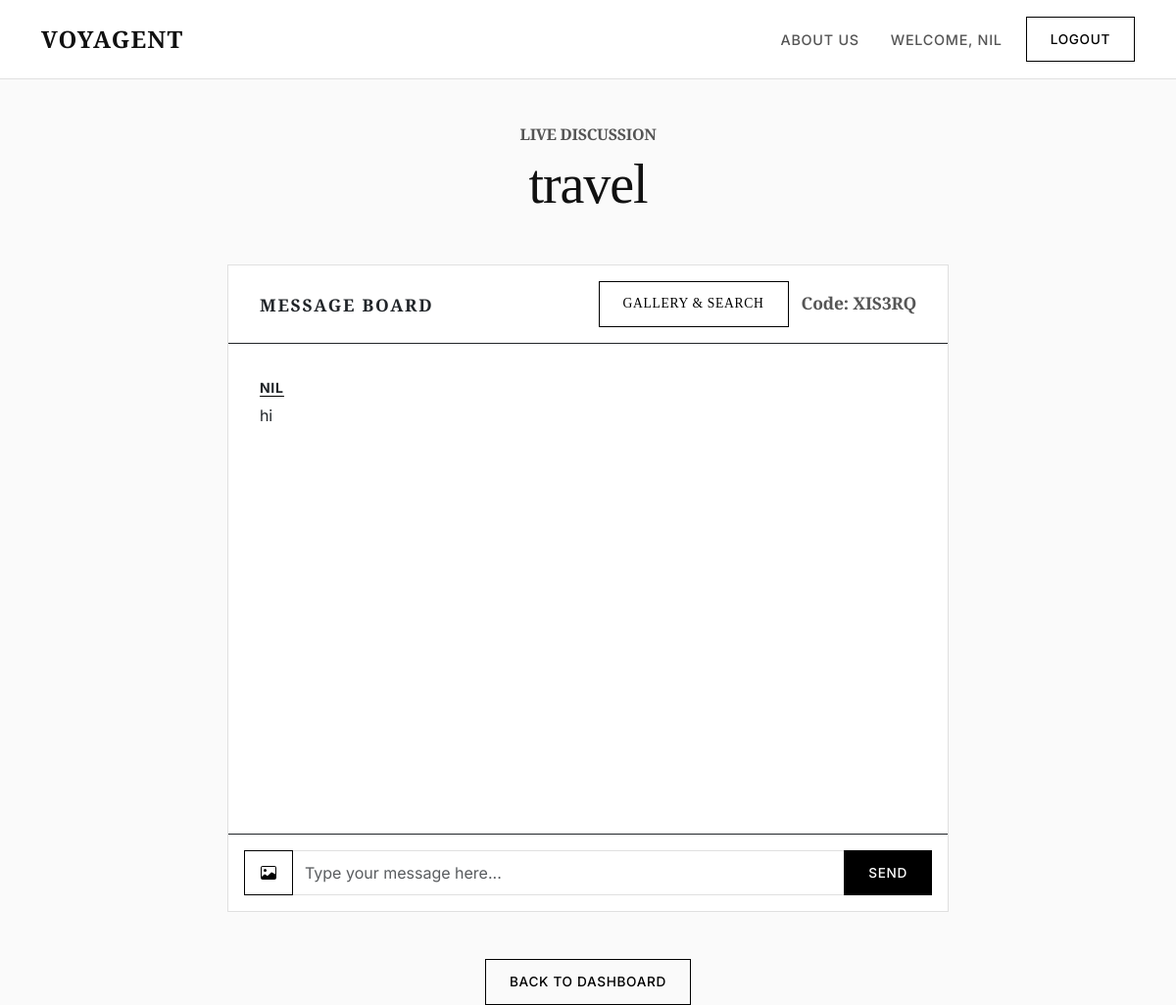
Page /chat/XIS3RQ/ (signed in) on the committed database.
### groups/models.py (models this page shows, shortened)
class ChatGroup(models.Model):
    name = models.CharField(max_length=100)
    code = models.CharField(max_length=8, unique=True, default=generate_unique_code)
    creator = models.ForeignKey(User, on_delete=models.CASCADE, related_name='created_groups')
    members = models.ManyToManyField(User, related_name='chat_groups')
    is_locked = models.BooleanField(default=False)
    created_at = models.DateTimeField(auto_now_add=True)

### chat/models.py (models this page shows, shortened)
class Message(models.Model):
    group = models.ForeignKey(ChatGroup, on_delete=models.CASCADE, related_name='messages')
    sender = models.ForeignKey(User, on_delete=models.CASCADE)
    content = models.TextField()
    timestamp = models.DateTimeField(auto_now_add=True)
    class Meta:
        ordering = ['timestamp']

### chat/views.py (the view)
# urls.py: path('<str:group_code>/', views.chat_room, name='chat_room'),
@login_required
def chat_room(request, group_code):
    group = get_object_or_404(ChatGroup, code=group_code)
    if request.user not in group.members.all():
        messages.error(request, "You are not a member of this group.")
        return redirect('home')
    messages_list = group.messages.all()
    return render(request, 'chat/room.html', {
        'group': group,
        'messages_list': messages_list
    })

### chat/templates/chat/room.html (shortened to what this page needs)
{% extends 'base.html' %}
{% block content %}
<div class="row justify-content-center mt-5">
    <div class="col-lg-8">
        <h6 class="text-uppercase text-muted-editorial letter-spacing-wide mb-2 text-center">Live Discussion</h6>
        <h1 class="display-4 font-weight-bold mb-5 text-center" style="font-family: var(--font-heading);">{{ group.name }}</h1>
        <div class="card card-editorial border-editorial mb-5">
            <div class="card-header bg-transparent border-bottom border-dark py-3 d-flex justify-content-between align-items-center">
                <span class="text-uppercase small fw-bold" style="letter-spacing: 0.1em;">Message Board</span>
                <div>
                    <button type="button" class="btn btn-sm btn-editorial-outline me-2" data-bs-toggle="modal" data-bs-target="#galleryModal">
                        Gallery & Search
                    </button>
                    <span class="text-muted-editorial small">Code: {{ group.code }}</span>
                </div>
            </div>
            <div class="card-body chat-box" id="chat-log" style="height: 500px; overflow-y: auto; background-color: var(--surface-color);">
                {% for message in messages_list %}
                    <div class="mb-3">
                        <strong class="text-uppercase small" style="letter-spacing: 0.05em; border-bottom: 1px solid var(--accent-color);">{{ message.sender.username }}</strong><br>
                        <span class="fs-6 mt-1 d-inline-block">{{ message.content }}</span>
                    </div>
                {% endfor %}
            </div>
            <div class="card-footer bg-transparent border-top border-dark p-3">
                <div class="input-group">
                    <label class="btn btn-editorial-outline d-flex align-items-center justify-content-center px-3 mb-0" style="cursor: pointer;" title="Upload Photo">
                    </label>
                    <input type="text" id="chat-message-input" class="form-control border-editorial rounded-0 py-2" placeholder="Type your message here...">
                    <button class="btn btn-editorial px-4" id="chat-message-submit" type="button">Send</button>
                </div>
            </div>
        </div>
        <div class="text-center">
            <a href="{% url 'group_detail' group.code %}" class="btn btn-editorial-outline">Back to Dashboard</a>
        </div>
    </div>
</div>
{% endblock %}

### templates/base.html (shortened to what this page needs)
<!DOCTYPE html>
<html lang="en">
<head>
    <link href="https://cdn.jsdelivr.net/npm/bootstrap@5.3.0/dist/css/bootstrap.min.css" rel="stylesheet">
    {% load static %}
    <link rel="stylesheet" href="{% static 'css/style.css' %}">
</head>
<body>
    <nav class="navbar navbar-expand-lg navbar-editorial fixed-top">
        <div class="container">
            <a class="navbar-brand" href="{% url 'home' %}">Voyagent</a>
            <div class="collapse navbar-collapse" id="navbarNav">
                <ul class="navbar-nav ms-auto align-items-center">
                    <li class="nav-item">
                        <a class="nav-link me-3" href="{% url 'about_us' %}">About Us</a>
                    </li>
                    {% if user.is_authenticated %}
                        <li class="nav-item">
                            <span class="nav-link me-3">Welcome, {{ user.username }}</span>
                        </li>
                        <li class="nav-item">
                            <form method="post" action="{% url 'logout' %}">
                                <button type="submit" class="btn btn-editorial-outline btn-sm">Logout</button>
                            </form>
                        </li>
                    {% endif %}
                </ul>
            </div>
        </div>
    </nav>
    <div class="container mt-4">
        {% block content %}{% endblock %}
    </div>
</body>
</html>

### static/css/style.css (style rules this page uses)
:root { --bg-color: #FAFAFA; --surface-color: #FFFFFF; --text-primary: #111111; --text-secondary: #555555; --border-color: #E0E0E0; --accent-color: #000000; --font-heading: 'Playfair Display', serif; --font-body: 'Inter', sans-serif; --spacing-xs: 0.5rem; --spacing-sm: 1rem; --spacing-md: 2rem; --spacing-lg: 4rem; --spacing-xl: 6rem; }
body { background-color: var(--bg-color); color: var(--text-primary); font-family: var(--font-body); line-height: 1.6; letter-spacing: -0.01em; padding-top: 80px; }
h1, h2, h3, h4, h5, h6 { font-family: var(--font-heading); font-weight: 700; letter-spacing: -0.02em; color: var(--text-primary); }
.display-1, .display-2, .display-3, .display-4, .display-5, .display-6 { font-family: var(--font-heading); }
.navbar-editorial { background-color: var(--surface-color); border-bottom: 1px solid var(--border-color); padding: var(--spacing-sm) 0; box-shadow: none; }
.navbar-editorial .navbar-brand { font-family: var(--font-heading); font-size: 1.5rem; font-weight: 700; color: var(--text-primary) !important; letter-spacing: 0.05em; text-transform: uppercase; }
.navbar-editorial .nav-link { color: var(--text-secondary) !important; font-weight: 500; font-size: 0.9rem; text-transform: uppercase; letter-spacing: 0.05em; transition: color 0.3s ease; }
.card-editorial { background: var(--surface-color); border: 1px solid var(--border-color); border-radius: 0; box-shadow: none; transition: border-color 0.3s ease; }
.card-editorial .card-header { background: transparent; border-bottom: 1px solid var(--border-color); padding: var(--spacing-sm) var(--spacing-md); font-family: var(--font-heading); font-size: 1.25rem; font-weight: 600; }
.card-editorial .card-body { padding: var(--spacing-md); }
.btn-editorial { background-color: var(--accent-color); color: #FFFFFF; border: 1px solid var(--accent-color); border-radius: 0; padding: 0.75rem 1.5rem; font-weight: 500; text-transform: uppercase; letter-spacing: 0.05em; font-size: 0.85rem; transition: all 0.3s ease; }
.btn-editorial-outline { background-color: transparent; color: var(--accent-color); border: 1px solid var(--accent-color); border-radius: 0; padding: 0.75rem 1.5rem; font-weight: 500; text-transform: uppercase; letter-spacing: 0.05em; font-size: 0.85rem; transition: all 0.3s ease; }
.text-muted-editorial { color: var(--text-secondary) !important; }
.border-editorial { border: 1px solid var(--border-color) !important; }

### rows in the picture
ChatGroup: name "travel", code "XIS3RQ"
Message: sender.username "NIL", content "hi"

### other values in the picture
{{ user.username }} "NIL"
